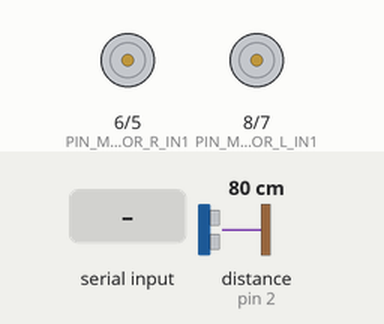
Simulated run of this sketch. Board: Arduino Uno, built with avr-gcc and run on an emulated ATmega328P. On the bench: motor-driver pin pairs drawn as motors (green arrow = first pin HIGH = forward, orange = second pin HIGH = backward, longer = more drive, scaled by the enable pin). Wiring (from diagram.json): ultrasonic range finder: trigger pin 3; echo pin 2. Inputs (shaded band) come from the test bench; at power-on: distance to the obstacle (sensor on pin 2) 80 cm. The echo pulse lasts 58.3 µs per cm; what the sketch prints to the serial monitor is not drawn.

Above: at 1.2 s.
1.3 s: "E" received over Serial
At 1.37 s:
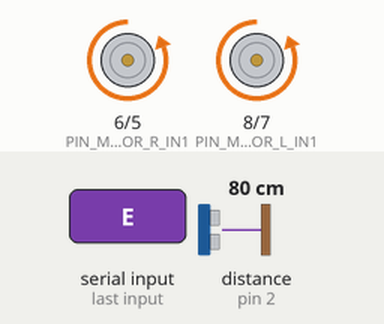
2.9 s: "L" received over Serial
4.4 s: "R" received over Serial
5.9 s: "E" received over Serial
At 6.8 s:
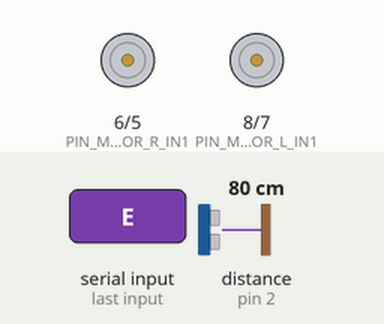
Timing chart, 0 to 8.5 s (numbered marks = the images above; inputs shaded):
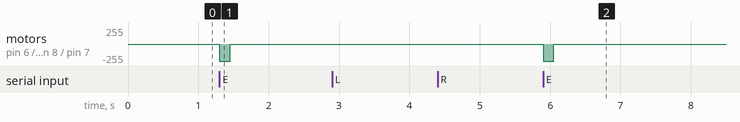

The sketch:

motor_bridge.ino
```cpp
/*
 * Drosobot -- ponte sensor/motor "burra" de proposito.
 * Toda decisao (fugir ou virar) vem do PC, rodando os circuitos reais
 * (Giant Fiber + Optomotor, Brian2 + dado neuPrint). Essa placa so:
 *   1) manda leitura de distancia (HC-SR04) pro PC via serial
 *   2) executa o comando de motor que o PC mandar
 *
 * Drive diferencial, 2 motores (L298N):
 *   motor esquerdo: IN1/IN2/ENA
 *   motor direito : IN3/IN4/ENB
 *
 * Protocolo serial (115200 baud):
 *   placa -> PC : "D:<cm>"   leitura de distancia periodica (a cada 50ms)
 *   PC -> placa : "E"        escape (os dois motores em reverso, pulo pra tras)
 *   PC -> placa : "L"        vira esquerda (motor direito gira, esquerdo para -- pivot)
 *   PC -> placa : "R"        vira direita  (motor esquerdo gira, direito para -- pivot)
 *
 * Prioridade: escape sempre interrompe um giro em andamento (igual biologia --
 * reflexo de fuga e privilegiado sobre comportamento em curso).
 */

const int PIN_TRIG = 3;
const int PIN_ECHO = 2;

const int PIN_MOTOR_L_IN1 = 8;
const int PIN_MOTOR_L_IN2 = 7;
const int PIN_MOTOR_L_EN  = 9;   // PWM
const int PIN_MOTOR_R_IN1 = 6;
const int PIN_MOTOR_R_IN2 = 5;
const int PIN_MOTOR_R_EN  = 10;  // PWM

const unsigned long SENSOR_INTERVAL_MS = 50;
const unsigned long ESCAPE_DURATION_MS = 150;
const unsigned long TURN_DURATION_MS = 80;

unsigned long lastSensorRead = 0;
unsigned long escapeUntil = 0;  // 0 = nao esta em escape agora
unsigned long turnUntil = 0;    // 0 = nao esta virando agora
char turnDir = 0;               // 'L' ou 'R'

void setup() {
  Serial.begin(115200);
  pinMode(PIN_TRIG, OUTPUT);
  pinMode(PIN_ECHO, INPUT);
  pinMode(PIN_MOTOR_L_IN1, OUTPUT);
  pinMode(PIN_MOTOR_L_IN2, OUTPUT);
  pinMode(PIN_MOTOR_L_EN, OUTPUT);
  pinMode(PIN_MOTOR_R_IN1, OUTPUT);
  pinMode(PIN_MOTOR_R_IN2, OUTPUT);
  pinMode(PIN_MOTOR_R_EN, OUTPUT);
  motorStop();
}

void loop() {
  unsigned long now = millis();

  if (now - lastSensorRead >= SENSOR_INTERVAL_MS) {
    lastSensorRead = now;
    long cm = readDistanceCm();
    Serial.print("D:");
    Serial.println(cm);
  }

  if (Serial.available() > 0) {
    char cmd = Serial.read();
    if (cmd == 'E') {
      escapeUntil = now + ESCAPE_DURATION_MS;
    } else if (cmd == 'L' || cmd == 'R') {
      turnUntil = now + TURN_DURATION_MS;
      turnDir = cmd;
    }
  }

  if (escapeUntil != 0 && now < escapeUntil) {
    motorEscape();                 // escape manda, ignora giro em andamento
  } else {
    escapeUntil = 0;
    if (turnUntil != 0 && now < turnUntil) {
      motorTurn(turnDir);
    } else {
      turnUntil = 0;
      motorStop();
    }
  }
}

long readDistanceCm() {
  digitalWrite(PIN_TRIG, LOW);
  delayMicroseconds(2);
  digitalWrite(PIN_TRIG, HIGH);
  delayMicroseconds(10);
  digitalWrite(PIN_TRIG, LOW);

  long duration = pulseIn(PIN_ECHO, HIGH, 25000);  // timeout 25ms (~4m)
  if (duration == 0) return -1;                    // sem eco = fora de alcance
  return duration / 58;                             // formula padrao HC-SR04
}

void motorEscape() {
  // pulo pra tras: os dois motores em reverso, full speed
  digitalWrite(PIN_MOTOR_L_IN1, LOW);
  digitalWrite(PIN_MOTOR_L_IN2, HIGH);
  analogWrite(PIN_MOTOR_L_EN, 255);
  digitalWrite(PIN_MOTOR_R_IN1, LOW);
  digitalWrite(PIN_MOTOR_R_IN2, HIGH);
  analogWrite(PIN_MOTOR_R_EN, 255);
}

void motorTurn(char dir) {
  // pivot: um lado gira pra frente, o outro para (giro no proprio eixo)
  if (dir == 'L') {
    digitalWrite(PIN_MOTOR_L_IN1, LOW);
    digitalWrite(PIN_MOTOR_L_IN2, LOW);
    analogWrite(PIN_MOTOR_L_EN, 0);
    digitalWrite(PIN_MOTOR_R_IN1, HIGH);
    digitalWrite(PIN_MOTOR_R_IN2, LOW);
    analogWrite(PIN_MOTOR_R_EN, 200);
  } else {
    digitalWrite(PIN_MOTOR_R_IN1, LOW);
    digitalWrite(PIN_MOTOR_R_IN2, LOW);
    analogWrite(PIN_MOTOR_R_EN, 0);
    digitalWrite(PIN_MOTOR_L_IN1, HIGH);
    digitalWrite(PIN_MOTOR_L_IN2, LOW);
    analogWrite(PIN_MOTOR_L_EN, 200);
  }
}

void motorStop() {
  digitalWrite(PIN_MOTOR_L_IN1, LOW);
  digitalWrite(PIN_MOTOR_L_IN2, LOW);
  analogWrite(PIN_MOTOR_L_EN, 0);
  digitalWrite(PIN_MOTOR_R_IN1, LOW);
  digitalWrite(PIN_MOTOR_R_IN2, LOW);
  analogWrite(PIN_MOTOR_R_EN, 0);
}
```

Measured:
- after the input at 1.3 s, motor on pin 6 (PIN_MOTOR_R_IN1) / pin 5 (PIN_MOTOR_R_IN2), motor on pin 8 (PIN_MOTOR_L_IN1) / pin 7 (PIN_MOTOR_L_IN2): stopped → backward 255/255 at once, → stopped 0.15 s later
- after the input at 5.9 s, motor on pin 6 (PIN_MOTOR_R_IN1) / pin 5 (PIN_MOTOR_R_IN2), motor on pin 8 (PIN_MOTOR_L_IN1) / pin 7 (PIN_MOTOR_L_IN2): stopped → backward 255/255 at once, → stopped 0.15 s later
